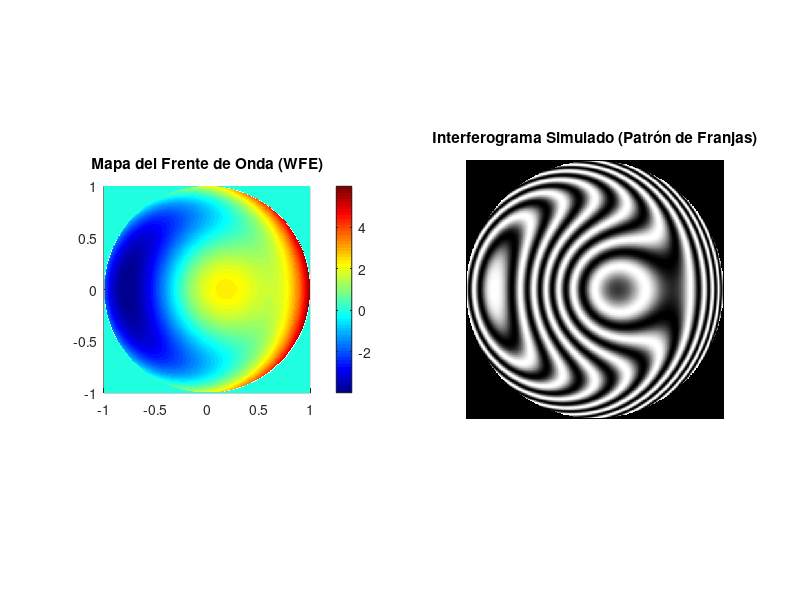

The MATLAB source for this figure:
% Generación de interferogramas para pruebas de alineación óptica
clear; clc; close all;

% Definir el plano focal y la apertura
[x, y] = meshgrid(linspace(-1, 1, 400));
r = sqrt(x.^2 + y.^2);
mask = double(r <= 1); % Máscara circular para el límite del espejo/lente

% Definir errores en el frente de onda (Wavefront Error - WFE)
% Inclinación en X (desalineación)
tilt_x = 4 * x; 
% Aberración esférica (Polinomio de Zernike simplificado)
spherical = 2 * (6*r.^4 - 6*r.^2 + 1); 

% Frente de onda total
wavefront = tilt_x + spherical;

% Ecuación de interferencia de dos haces (Intensidad)
I = 0.5 * (1 + cos(2 * pi * wavefront));
I = I .* mask; % Cortar los bordes fuera de la óptica

% Graficar el frente de onda 3D y el interferograma resultante
figure('Name', 'Herramientas de Alineación Óptica', 'Color', 'w');
subplot(1,2,1); 
surf(x, y, wavefront .* mask, 'EdgeColor', 'none'); 
title('Mapa del Frente de Onda (WFE)'); 
view(2); axis square; colormap(jet); colorbar;

subplot(1,2,2); 
imshow(I); 
title('Interferograma Simulado (Patrón de Franjas)');
